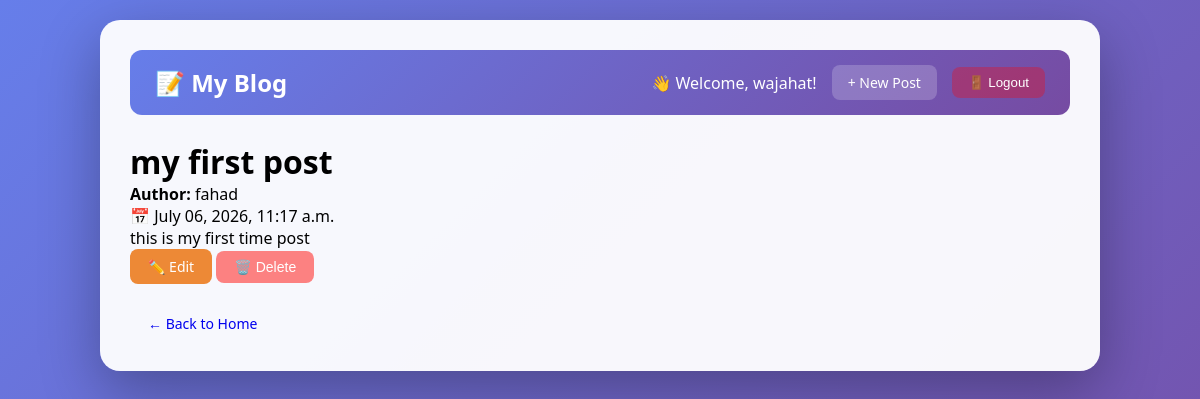
Screenshot of /post/3/ (signed in) with the database file from the repository.
### posts/models.py (models this page shows, shortened)
class Post(models.Model):
    title = models.CharField(max_length=200)
    content = models.TextField()
    author=models.ForeignKey(User,on_delete=models.CASCADE,related_name='posts',null=True,blank=True)
    created_at = models.DateTimeField(auto_now_add=True)

### posts/views.py (the view)
# urls.py: path('post/<int:pk>/', PostDetailView.as_view(), name='detail'),
class PostDetailView(DetailView): #1 post
    model=Post
    template_name='posts/detail.html'
    context_object_name='post'

### blogproj/posts/templates/posts/detail.html (shortened to what this page needs)
{% extends 'posts/base.html' %}
{% block content %}
    <h1>{{ post.title }}</h1>
    <p><strong>Author:</strong> {{ post.author.username }}</p>
    <p class="meta">📅 {{ post.created_at|date:"F d, Y, h:i a" }}</p>
    <p>{{ post.content|linebreaks }}</p>
    {% if user == post.author or user.is_superuser %}
        <a href="{% url 'edit_post' pk=post.pk %}" class="btn btn-warning">✏️ Edit</a>
        <form action="{% url 'delete_post' pk=post.pk %}" method="POST" style="display: inline;">
            <button type="submit" class="btn btn-danger">🗑️ Delete</button>
        </form>
    {% endif %}
    <br><br>
    <a href="{% url 'home' %}" class="btn">← Back to Home</a>
{% endblock %}

### blogproj/posts/templates/posts/base.html (shortened to what this page needs)
{% load static %}
<!DOCTYPE html>
<html>
<head>
    <link rel="stylesheet" type="text/css" href="{% static 'posts/style.css' %}">
</head>
<body>
    <div class="container">
        <div class="nav">
            <h1>📝 My Blog</h1>
            <div class="nav-right">
                {% if user.is_authenticated %}
                    <span class="welcome">👋 Welcome, {{ user.username }}!</span>
                    <a href="{% url 'create_post' %}" class="btn btn-primary" style="background: rgba(255,255,255,0.2);">+ New Post</a>
                    <form action="{% url 'logout' %}" method="POST" style="display: inline; margin: 0;">
                        <button type="submit" class="logout-btn">🚪 Logout</button>
                    </form>
                {% else %}
                    <a href="{% url 'login' %}">🔑 Login</a>
                {% endif %}
            </div>
        </div>
        {% block content %}{% endblock %}
    </div>
</body>
</html>

### posts/static/posts/style.css (style rules this page uses)
* { margin: 0; padding: 0; box-sizing: border-box; }
body { font-family: 'Segoe UI', Tahoma, Geneva, Verdana, sans-serif; background: linear-gradient(135deg, #667eea 0%, #764ba2 100%); min-height: 100vh; padding: 20px; }
.container { max-width: 1000px; margin: 0 auto; background: rgba(255, 255, 255, 0.95); padding: 30px; border-radius: 20px; box-shadow: 0 20px 60px rgba(0,0,0,0.3); }
.nav { display: flex; justify-content: space-between; align-items: center; background: linear-gradient(135deg, #667eea 0%, #764ba2 100%); padding: 15px 25px; border-radius: 12px; color: white; margin-bottom: 25px; flex-wrap: wrap; }
.nav h1 { font-size: 24px; margin: 0; color: white; }
.nav-right { display: flex; align-items: center; gap: 15px; flex-wrap: wrap; }
.nav a { color: white; text-decoration: none; padding: 8px 16px; border-radius: 8px; background: rgba(255,255,255,0.15); transition: background 0.3s; font-weight: 500; }
.nav .logout-btn { background: rgba(255, 0, 0, 0.3); border: none; color: white; padding: 8px 16px; border-radius: 8px; cursor: pointer; font-weight: 500; }
.nav .welcome { color: white; font-weight: 500; }
.btn { display: inline-block; padding: 8px 18px; border: none; border-radius: 8px; text-decoration: none; font-weight: 500; font-size: 14px; cursor: pointer; transition: all 0.3s; }
.btn-primary { background: #667eea; color: white; }
.btn-warning { background: #ed8936; color: white; }
.btn-danger { background: #fc8181; color: white; }

### rows the page displays
Post: title "my first post", author.username "fahad", created_at "July 06, 2026, 11:17 a.m.", content "this is my first time post"

### other values shown
{{ user.username }} "wajahat"
